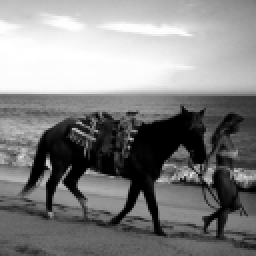
%> input picture Imagenes/caballo.bmp, 128 x 128 px (shown 2 times larger)
$ octave practica1.m   (GNU Octave 9; MATLAB toolbox functions it lacks are replaced by stand-ins)
%> lines starting %> are read from the running program, lines starting %| are printed output that depends on the picture
ImgA = imread('../Imagenes/caballo.bmp');
%> ImgA is the input picture: size 128x128 uint8; min 0, max 255, mean 131.9
ImgB = imread('../Imagenes/cara.bmp');
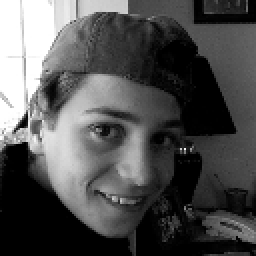
%> input picture Imagenes/cara.bmp, 128 x 128 px (shown 2 times larger)
%> ImgB is the input picture: size 128x128 uint8; min 0, max 255, mean 81.1
%figure; imshow(ImgA) % Desplegar imagen A (varias imagenes)
%figure; imshow(ImgB) % Desplegar imagen B (varias imagenes)
%imtool(ImgA);        % Desplegar imagen A (una sola imagen)
%imtool(ImgB);        % Desplegar imagen B (una sola imagen)

ImgC = ImgA + ImgB;
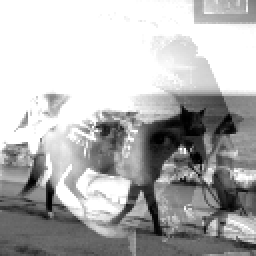
%> ImgC: size 128x128 uint8 (shown 2 times larger); min 0, max 255, mean 179.2
%figure; imshow(ImgC)
%imtool(ImgC, []);

[nfils,ncols] = size(ImgA);
%> nfils = 128; ncols = 128
c = zeros(nfils,ncols);
for i = 1: nfils
    for j = 1: ncols
        c(i,j) = ImgA(i,j) + ImgB(i,j);
    end
end
imtool(c,[]);

ImgD = ImgA - ImgB;
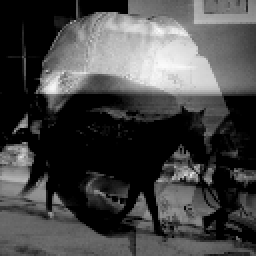
%> ImgD: size 128x128 uint8 (shown 2 times larger); min 0, max 251, mean 70.5
ImgE = ImgA .* ImgB; %Con el punto lo hace elemento a elemento
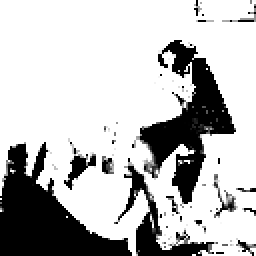
%> ImgE: size 128x128 uint8 (shown 2 times larger); min 0, max 255, mean 190.5
ImgF = ImgA ./ ImgB; %Con el punto lo hace elemento a elemento
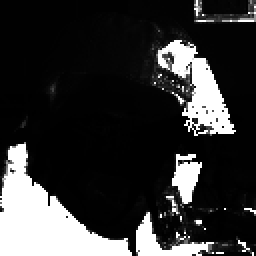
%> ImgF: size 128x128 uint8 (shown 2 times larger); min 0, max 255, mean 51.5

%Desplegar varias imagenes
figure;
subplot(3,2,1); imshow(ImgA,[]); title('A')
subplot(3,2,2); imshow(ImgB,[]); title('B'); %El ';' es para no imprimir la operacion
subplot(3,2,3); imshow(ImgC,[]); title('A+B');
subplot(3,2,4); imshow(ImgD,[]); title('A-B');
subplot(3,2,5); imshow(ImgE,[]); title('A*B');
subplot(3,2,6); imshow(ImgF,[]); title('A/B');
